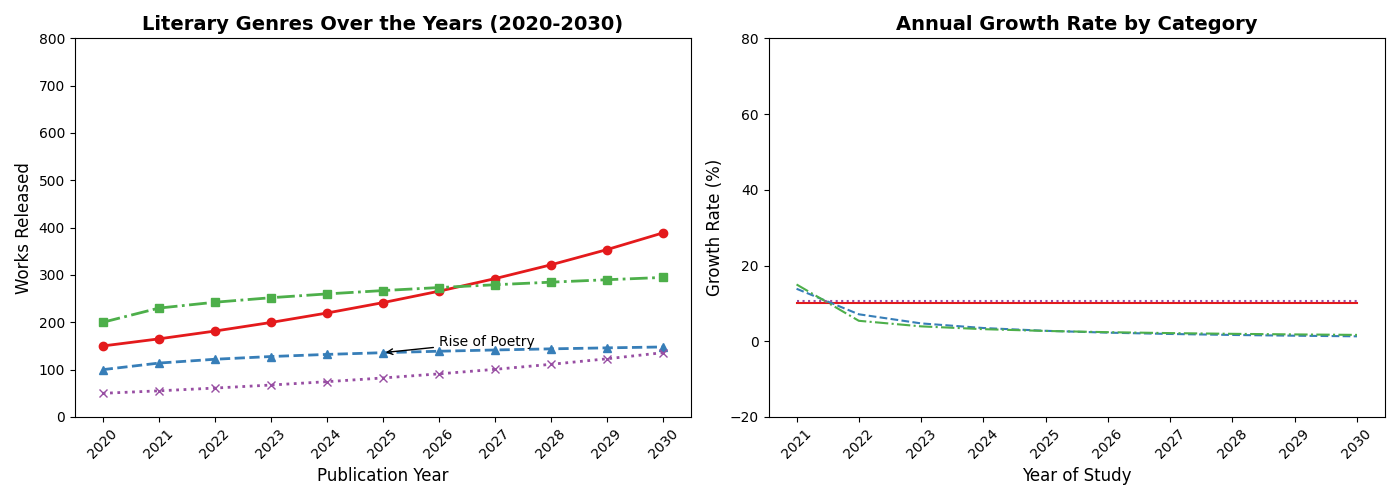

Here is the Python script that generated this plot:
import matplotlib.pyplot as plt
import numpy as np

years = np.arange(2020, 2031)

novels_published = 150 * (1.1 ** np.arange(len(years)))
poetry_published = 100 + 20 * np.log1p(np.arange(len(years)))
short_stories_published = 200 + 30 * np.sqrt(np.arange(len(years)))
essays_published = 50 * np.exp(0.1 * np.arange(len(years)))

fig, axs = plt.subplots(1, 2, figsize=(14, 5))

# Changed colors for the first subplot
axs[0].plot(years, novels_published, color='#e41a1c', marker='o', linewidth=2, linestyle='-')
axs[0].plot(years, poetry_published, color='#377eb8', marker='^', linewidth=2, linestyle='--')
axs[0].plot(years, short_stories_published, color='#4daf4a', marker='s', linewidth=2, linestyle='-.')
axs[0].plot(years, essays_published, color='#984ea3', marker='x', linewidth=2, linestyle=':')

axs[0].set_title('Literary Genres Over the Years (2020-2030)', fontsize=14, fontweight='bold')
axs[0].set_xlabel('Publication Year', fontsize=12)
axs[0].set_ylabel('Works Released', fontsize=12)
axs[0].set_xticks(years)
axs[0].set_xticklabels(years, rotation=45)
axs[0].set_yticks(np.arange(0, 801, 100))
axs[0].annotate('Rise of Poetry', xy=(2025, poetry_published[5]), xytext=(2026, 150),
                arrowprops=dict(facecolor='black', arrowstyle='->'), fontsize=10)

growth_novels = np.diff(novels_published) / novels_published[:-1] * 100
growth_poetry = np.diff(poetry_published) / poetry_published[:-1] * 100
growth_short_stories = np.diff(short_stories_published) / short_stories_published[:-1] * 100
growth_essays = np.diff(essays_published) / essays_published[:-1] * 100

growth_years = years[1:]

# Changed colors for the second subplot
axs[1].plot(growth_years, growth_novels, color='#e41a1c', linestyle='-')
axs[1].plot(growth_years, growth_poetry, color='#377eb8', linestyle='--')
axs[1].plot(growth_years, growth_short_stories, color='#4daf4a', linestyle='-.')
axs[1].plot(growth_years, growth_essays, color='#984ea3', linestyle=':')

axs[1].set_title('Annual Growth Rate by Category', fontsize=14, fontweight='bold')
axs[1].set_xlabel('Year of Study', fontsize=12)
axs[1].set_ylabel('Growth Rate (%)', fontsize=12)
axs[1].set_xticks(growth_years)
axs[1].set_xticklabels(growth_years, rotation=45)
axs[1].set_yticks(np.arange(-20, 81, 20))

plt.tight_layout()
plt.show()
